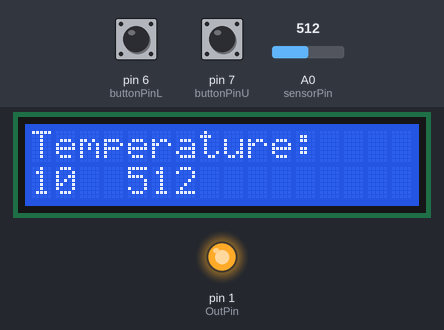
A sketch run on a simulated Arduino Uno, built with avr-gcc and run on an emulated ATmega328P. Parts: 16×2 character LCD, output pins drawn as LEDs (lit = HIGH). The inputs (shaded band) are chosen by the test bench; at power-on: A0 (sensorPin) = 512, pin 6 (buttonPinL) LOW, pin 7 (buttonPinU) LOW.

Above: at 1.2 s.
1.3 s: A0 (sensorPin) set to 12
At 2.4 s:
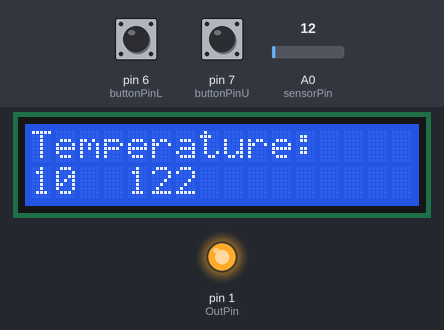
2.8 s: A0 (sensorPin) set to 9
At 3.7 s:
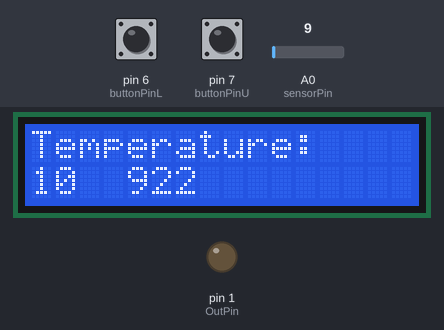
4.3 s: pin 6 (buttonPinL) pulled HIGH for 1 s
At 6.3 s:
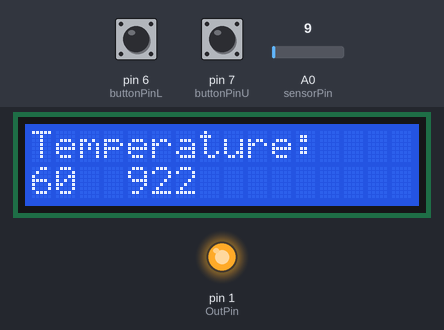
6.8 s: pin 7 (buttonPinU) pulled HIGH for 3.2 s
At 11.1 s:
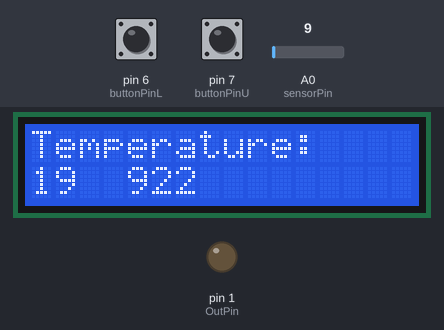
11.5 s: pin 7 (buttonPinU) pulled HIGH for 0.3 s
At 12.1 s:
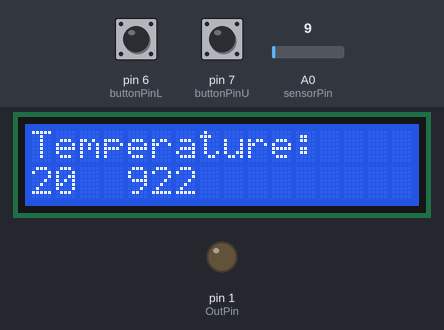
13.3 s: A0 (sensorPin) set to 0
At 14.3 s:
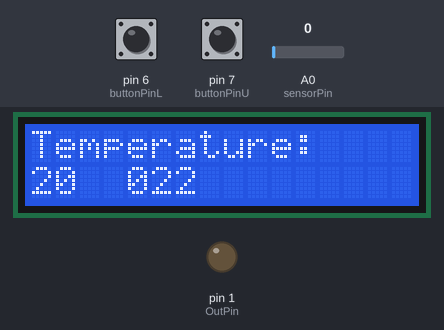
Timing chart, 0 to 15.8 s (numbered marks = the images above; inputs shaded):
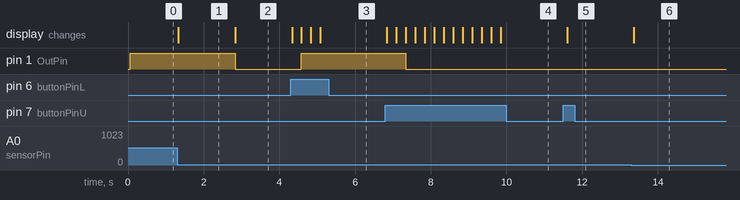

The sketch:

lm_35lcd_tempControlling.ino
```cpp
#include <LiquidCrystal.h>

// initialize the library by associating any needed LCD interface pin
// with the arduino pin number it is connected to
const int rs = 12, en = 11, d4 = 5, d5 = 4, d6 = 3, d7 = 2;
LiquidCrystal lcd(rs, en, d4, d5, d6, d7);

const int buttonPinU = 7;
const int buttonPinL = 6;
const int sensorPin = A0;
const int OutPin =1;
int buttonState = 0;
int count=10;
int sensorValue=0;

void setup() {
  // set up the LCD's number of columns and rows:
    pinMode(buttonPinU, INPUT);
    pinMode(buttonPinL, INPUT);
    pinMode(OutPin, OUTPUT);
  lcd.begin(16, 2);
  lcd.print("Temperature:");
}

void loop() {

  sensorValue = analogRead(sensorPin);
  if(digitalRead(buttonPinU)==1)
  {
    count++;

  }
  if(digitalRead(buttonPinL)==1)
  {
    count--;
  }

  if(sensorValue>count)
  {
    digitalWrite(OutPin, HIGH);
  }
  else{
    digitalWrite(OutPin, LOW);
  }

  // set the cursor to column 0, line 1
  // (note: line 1 is the second row, since counting begins with 0):
  lcd.setCursor(0, 1);
  // print the number of seconds since reset:
 // lcd.print(millis() / 1000);
  lcd.print(count);
  lcd.setCursor(4, 1);
  lcd.print(sensorValue);
  delay(250);

}
```

Measured:
- the behaviour switches between 11 and 10 on A0 (sensorPin) (found by bisection; images 1 and 2)
- after the input at 1.3 s, the display: changes at once (image 1)
- after the input at 2.8 s, pin 1 (OutPin): HIGH → LOW at once; the display: changes at once (image 2)
- after the input at 4.3 s, pin 1 (OutPin): LOW → HIGH after 0.28 s; the display: first changes at once (image 3 shows a later state)
- after the input at 6.8 s, pin 1 (OutPin): HIGH → LOW after 0.54 s; the display: first changes at once (image 4 shows a later state)
- after the input at 11.5 s, the display: changes after 0.11 s (image 5)
- after the input at 13.3 s, the display: changes after 0.06 s (image 6)
